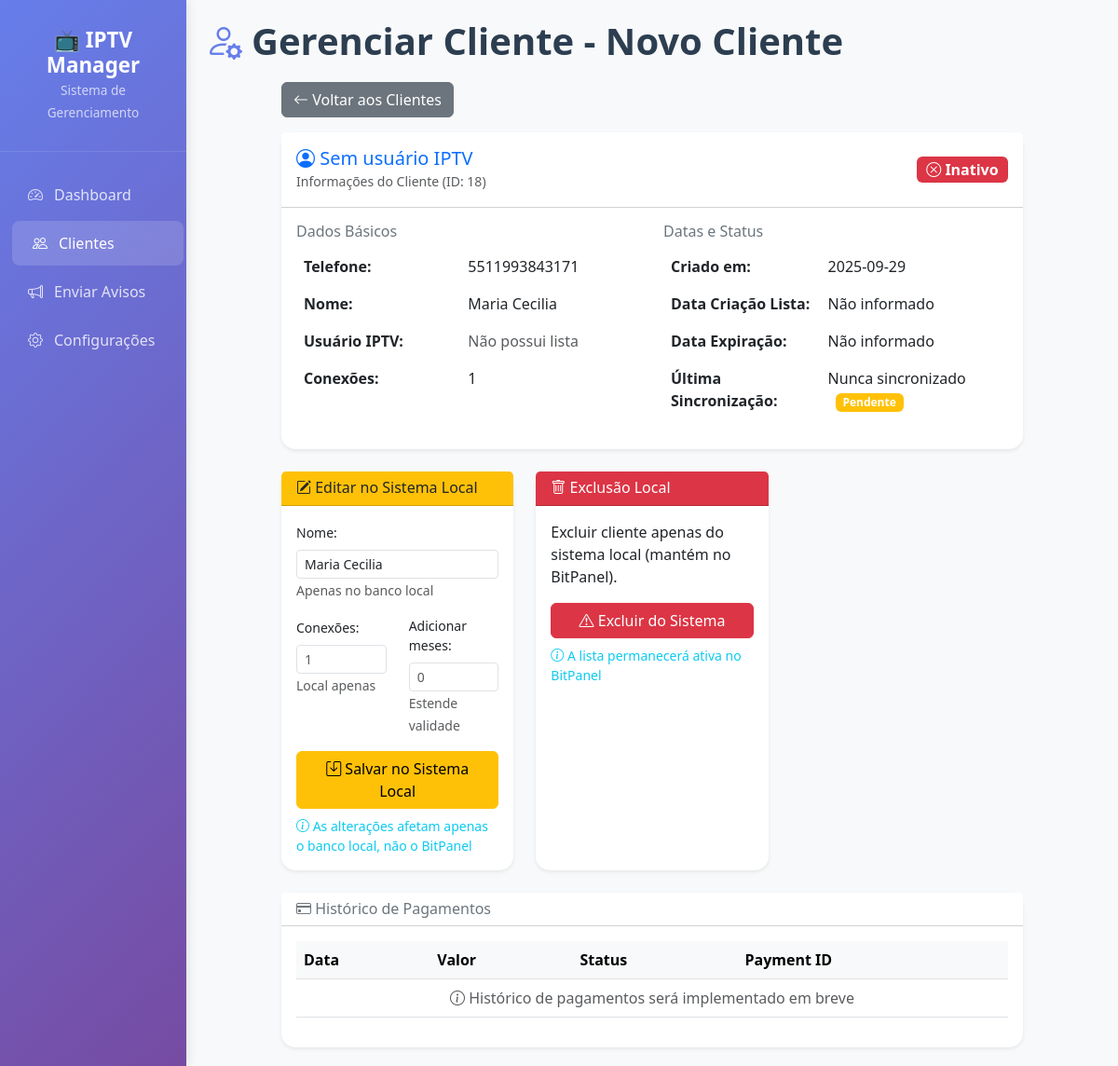
The app's page /clientes/gerenciar/18 with its own data.
### tables this page shows
CREATE TABLE clientes (
                id INTEGER PRIMARY KEY AUTOINCREMENT, 
                telefone TEXT NOT NULL, 
                nome TEXT,
                usuario_iptv TEXT UNIQUE, 
                senha_iptv TEXT, 
                data_criacao DATETIME, 
                data_expiracao DATETIME,
                conexoes INTEGER DEFAULT 1, 
                plano TEXT, 
                status TEXT, 
                ultimo_teste DATETIME,
                created_at DATETIME DEFAULT CURRENT_TIMESTAMP, 
                ultima_sincronizacao DATETIME
            );

### dashboard.py (the view)
@app.route("/clientes/gerenciar/<int:cliente_id>")
def gerenciar_cliente(cliente_id):
    try:
        print(f"⚙️ [DEBUG] Carregando gerenciamento do cliente ID: {cliente_id}")
        cliente = db.get_cliente_by_id(cliente_id)
        if not cliente:
            print(f"❌ [DEBUG] Cliente ID {cliente_id} não encontrado")
            flash("Cliente não encontrado", "error")
            return redirect(url_for("listar_clientes"))
        usuario_iptv = cliente.get('usuario_iptv', 'N/A')
        print(f"✅ [DEBUG] Cliente encontrado: {usuario_iptv} (ID: {cliente_id})")
        def get_now():
            return datetime.now()
        if cliente.get("data_expiracao"):
            cliente["data_expiracao_obj"] = datetime.fromisoformat(cliente["data_expiracao"])
        response = make_response(render_template("gerenciar_cliente.html", cliente=cliente, now=get_now))
        return add_no_cache_headers(response)
    except Exception as e:
        print(f"❌ [DEBUG] Erro ao carregar dados do cliente: {str(e)}")
        import traceback
        traceback.print_exc()
        flash(f"Erro ao carregar dados do cliente: {str(e)}", "error")
        return redirect(url_for("listar_clientes"))

### dashboard.py (called while the page is built)
def add_no_cache_headers(response):
    response.headers['Cache-Control'] = 'no-cache, no-store, must-revalidate, max-age=0'
    response.headers['Pragma'] = 'no-cache'
    response.headers['Expires'] = '0'
    response.headers['Last-Modified'] = datetime.now().strftime('%a, %d %b %Y %H:%M:%S GMT')
    response.headers['ETag'] = str(int(time.time()))
    return response

@app.after_request
def after_request(response):
    return add_no_cache_headers(response)

### database.py (called while the page is built)
    def get_connection(self):
        conn = sqlite3.connect(self.db_path, timeout=10)
        conn.row_factory = sqlite3.Row
        return conn

    def __enter__(self):
        self._conn = self.get_connection()
        return self._conn

    def __exit__(self, exc_type, exc_val, exc_tb):
        if self._conn:
            self._conn.close()

    def get_cliente_by_id(self, cliente_id: int) -> Optional[Dict]:
        with self as conn:
            result = conn.execute("SELECT * FROM clientes WHERE id = ?", (cliente_id,)).fetchone()
            return dict(result) if result else None

### templates/gerenciar_cliente.html (shortened to what this page needs)
{% extends "base.html" %}
{% block nav_clientes %}active{% endblock %}
{% block page_title %}Gerenciar Cliente - {{ cliente.usuario_iptv or 'Novo Cliente' }}{% endblock %}
{% block page_icon %}<i class="bi bi-person-gear"></i>{% endblock %}
{% block content %}
<div class="row justify-content-center">
    <div class="col-xl-10">
        <div class="mb-3">
            <a href="{{ url_for('listar_clientes') }}" class="btn btn-secondary">
                <i class="bi bi-arrow-left"></i> Voltar aos Clientes
            </a>
        </div>
        <div class="card shadow-sm mb-4">
            <div class="card-header bg-white py-3">
                <div class="d-flex justify-content-between align-items-center">
                    <div>
                        <h5 class="mb-0 text-primary">
                            <i class="bi bi-person-circle"></i> {{ cliente.usuario_iptv or 'Sem usuário IPTV' }}
                        </h5>
                        <small class="text-muted">Informações do Cliente (ID: {{ cliente.id }})</small>
                    </div>
                    <div>
                        {% if cliente.status == 'ativo' %}
                            <span class="badge bg-success fs-6">
                                <i class="bi bi-check-circle"></i> Ativo
                            </span>
                        {% else %}
                            <span class="badge bg-danger fs-6">
                                <i class="bi bi-x-circle"></i> Inativo
                            </span>
                        {% endif %}
                    </div>
                </div>
            </div>
            <div class="card-body">
                <div class="row">
                    <div class="col-md-6">
                        <h6 class="text-secondary">Dados Básicos</h6>
                        <table class="table table-borderless">
                            <tr>
                                <td><strong>Telefone:</strong></td>
                                <td>{{ cliente.telefone }}</td>
                            </tr>
                            <tr>
                                <td><strong>Nome:</strong></td>
                                <td>{{ cliente.nome or 'Não informado' }}</td>
                            </tr>
                            <tr>
                                <td><strong>Usuário IPTV:</strong></td>
                                <td>
                                    {% if cliente.usuario_iptv %}
                                        <code>{{ cliente.usuario_iptv }}</code>
                                    {% else %}
                                        <span class="text-muted">Não possui lista</span>
                                    {% endif %}
                                </td>
                            </tr>
                            <tr>
                                <td><strong>Conexões:</strong></td>
                                <td>{{ cliente.conexoes or 1 }}</td>
                            </tr>
                        </table>
                    </div>
                   <div class="col-md-6">
                        <h6 class="text-secondary">Datas e Status</h6>
                        <table class="table table-borderless">
                            <tr>
                                <td><strong>Criado em:</strong></td>
                                <td>{{ cliente.created_at[:10] if cliente.created_at else 'Não informado' }}</td>
                            </tr>
                            <tr>
                                <td><strong>Data Criação Lista:</strong></td>
                                <td>{{ cliente.data_criacao[:10] if cliente.data_criacao else 'Não informado' }}</td>
                            </tr>
                            <tr>
                                <td><strong>Data Expiração:</strong></td>
                                <td>
                                    {{ cliente.data_expiracao[:10] if cliente.data_expiracao else 'Não informado' }}
                                </td>
                            </tr>
                            <tr>
                                <td><strong>Última Sincronização:</strong></td>
                                <td>
                                    {{ cliente.ultima_sincronizacao[:19] if cliente.ultima_sincronizacao else 'Nunca sincronizado' }}
                                    {% if not cliente.ultima_sincronizacao %}
                                        <span class="badge bg-warning ms-2">Pendente</span>
                                    {% endif %}
                                </td>
                            </tr>
                        </table>
                    </div>
                </div>
            </div>
        </div>
        <div class="row">
            <div class="col-md-6 col-lg-4 mb-4">
                <div class="card h-100 shadow-sm">
                    <div class="card-header bg-warning text-dark">
                        <h6 class="mb-0">
                            <i class="bi bi-pencil-square"></i> Editar no Sistema Local
                        </h6>
                    </div>
                    <div class="card-body">
                        <form method="POST" action="{{ url_for('editar_cliente_route', cliente_id=cliente.id) }}">
                            <div class="mb-3">
                                <label class="form-label small">Nome:</label>
                                <input type="text" class="form-control form-control-sm" name="nome"
                                       value="{{ cliente.nome or '' }}" placeholder="Nome do cliente">
                                <small class="text-muted">Apenas no banco local</small>
                            </div>
                            <div class="row">
                                <div class="col-6">
                                    <label class="form-label small">Conexões:</label>
                                    <input type="number" class="form-control form-control-sm" name="conexoes"
                                           min="1" max="10" placeholder="{{ cliente.conexoes or 1 }}">
                                    <small class="text-muted">Local apenas</small>
                                </div>
                                <div class="col-6">
                                    <label class="form-label small">Adicionar meses:</label>
                                    <input type="number" class="form-control form-control-sm" name="meses"
                                           min="1" max="12" placeholder="0">
                                    <small class="text-muted">Estende validade</small>
                                </div>
                            </div>
                            <button type="submit" class="btn btn-warning w-100 mt-3">
                                <i class="bi bi-save"></i> Salvar no Sistema Local
                            </button>
                        </form>
                        <small class="text-info mt-2 d-block">
                            <i class="bi bi-info-circle"></i> As alterações afetam apenas o banco local, não o BitPanel
                        </small>
                    </div>
                </div>
            </div>
            <div class="col-md-6 col-lg-4 mb-4">
                <div class="card h-100 shadow-sm">
                    <div class="card-header bg-danger text-white">
                        <h6 class="mb-0">
                            <i class="bi bi-trash"></i> Exclusão Local
                        </h6>
                    </div>
                    <div class="card-body">
                        <p class="card-text">Excluir cliente apenas do sistema local (mantém no BitPanel).</p>
                        <button type="button" class="btn btn-danger w-100" data-bs-toggle="modal" data-bs-target="#modalExcluir">
                            <i class="bi bi-exclamation-triangle"></i> Excluir do Sistema
                        </button>
                        <small class="text-info mt-2 d-block">
                            <i class="bi bi-info-circle"></i> A lista permanecerá ativa no BitPanel
                        </small>
                    </div>
                </div>
            </div>
        </div>
        <div class="card shadow-sm">
            <div class="card-header bg-white">
                <h6 class="mb-0 text-secondary">
                    <i class="bi bi-credit-card"></i> Histórico de Pagamentos
                </h6>
            </div>
            <div class="card-body">
                <div class="table-responsive">
                    <table class="table table-hover">
                        <thead class="table-light">
                            <tr>
                                <th>Data</th>
                                <th>Valor</th>
                                <th>Status</th>
                                <th>Payment ID</th>
                            </tr>
                        </thead>
                        <tbody>
                            <tr>
                                <td colspan="4" class="text-center text-muted">
                                    <i class="bi bi-info-circle"></i>
                                    Histórico de pagamentos será implementado em breve
                                </td>
                            </tr>
                        </tbody>
                    </table>
                </div>
            </div>
        </div>
    </div>
</div>
{% endblock %}

### templates/base.html (style rules this page uses)
.card { border: none; border-radius: 15px; box-shadow: 0 4px 20px rgba(0,0,0,0.08); transition: all 0.3s ease; }
body { background-color: #f8f9fa; }
.page-title i { margin-right: 10px; color: #667eea; }

### records on screen
clientes: id "18", telefone "5511993843171", nome "Maria Cecilia", conexoes "1", created_at "2025-09-29"

### other values on screen
{{ cliente.usuario_iptv or 'Novo Cliente' }} "Novo Cliente"
{{ cliente.usuario_iptv or 'Sem usuário IPTV' }} "Sem usuário IPTV"
{{ cliente.data_criacao[:10] if cliente.data_criacao else 'Não informado' }} "Não informado"
